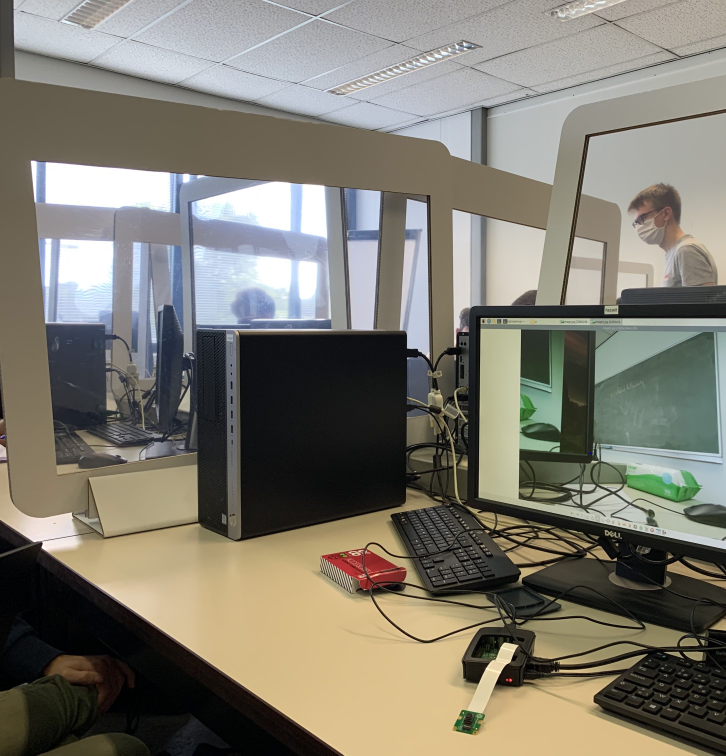
#> input picture mergeImages/mergePart1.jpg, 2904 x 3023 px (shown at 1/4 size)
$ python image_stitching_matching_corners.py
#> lines starting #> are read from the running program, lines starting #| are printed output that depends on the picture
import numpy as np
import cv2
from matplotlib import pyplot as plt

# Read the training and query images
query_img = cv2.imread('../mergeImages/mergePart1.jpg')
#> query_img is the input picture: shape (3023, 2904, 3); mean B, G, R 112.1, 123.1, 126.5
train_img = cv2.imread('../mergeImages/mergePart2.jpg')
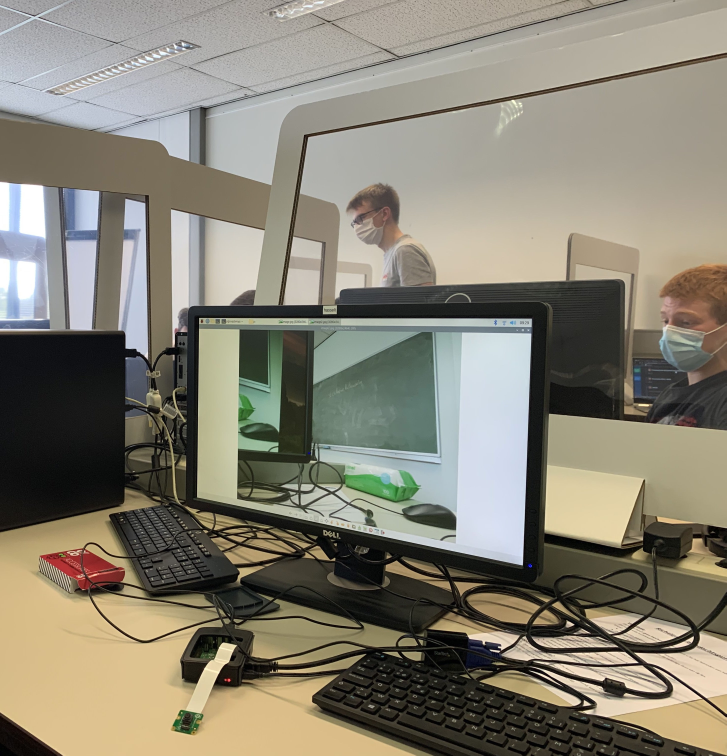
#> input picture mergeImages/mergePart2.jpg, 2905 x 3023 px (shown at 1/4 size)
#> train_img is the input picture: shape (3023, 2905, 3); mean B, G, R 116.2, 130.4, 135

# Convert the images to grayscale
query_img_gray = cv2.cvtColor(query_img, cv2.COLOR_BGR2GRAY)
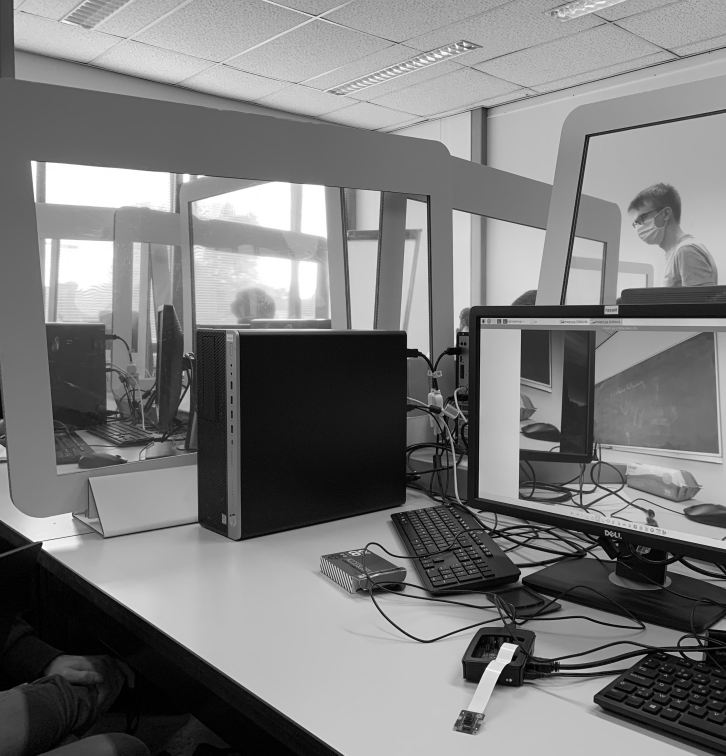
#> query_img_gray: shape (3023, 2904) (shown at 1/4 size); min 0, max 255, mean 122.8
train_img_gray = cv2.cvtColor(train_img, cv2.COLOR_BGR2GRAY)
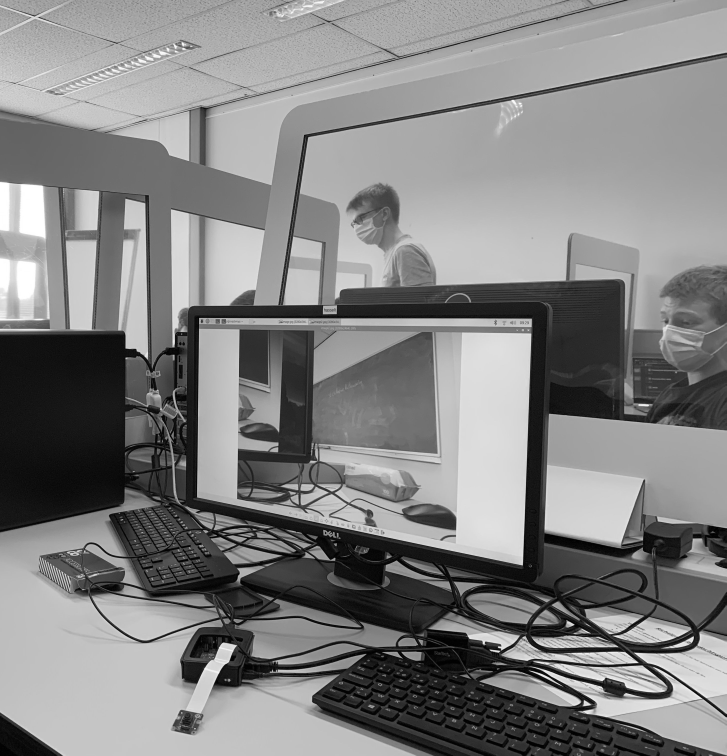
#> train_img_gray: shape (3023, 2905) (shown at 1/4 size); min 0, max 255, mean 130.1

# Initialize the ORB detector algorithm
orb = cv2.ORB_create()

# Detect keypoints (features) cand calculate the descriptors
query_keypoints, query_descriptors = orb.detectAndCompute(query_img_gray, None)
#> query_keypoints = 500 keypoints; strongest (x, y, size): (168, 2167, 37.2), (1853, 2850, 31), (167, 2167, 31), (1852, 2851, 37.2)
train_keypoints, train_descriptors = orb.detectAndCompute(train_img_gray, None)
#> train_keypoints = 500 keypoints; strongest (x, y, size): (2293, 2497, 53.6), (2296, 2498, 37.2), (2294, 2498, 44.6), (2004, 2597, 53.6)

# Match the keypoints
matcher = cv2.BFMatcher()
matches = matcher.match(query_descriptors, train_descriptors)
#> matches = 500 matches

# Draw the keypoint matches on the output image
output_img = cv2.drawMatches(query_img, query_keypoints,
                             train_img, train_keypoints, matches[:20], None)
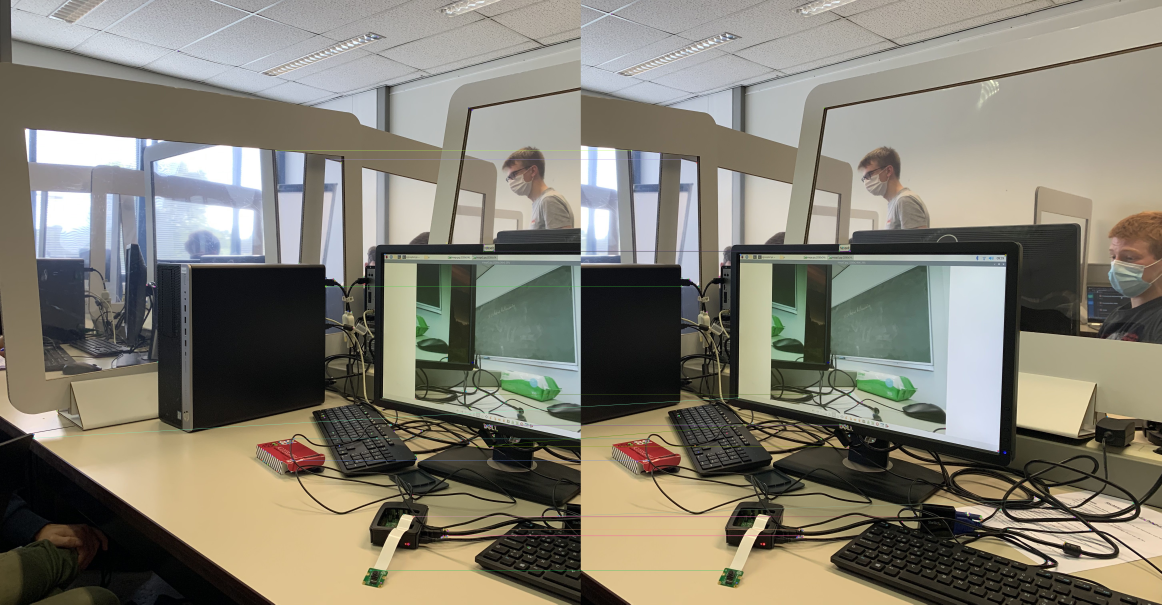
#> output_img: shape (3023, 5809, 3) (shown at 1/5 size); mean B, G, R 114.3, 126.8, 130.8

output_img = cv2.resize(output_img, (1200, 650))
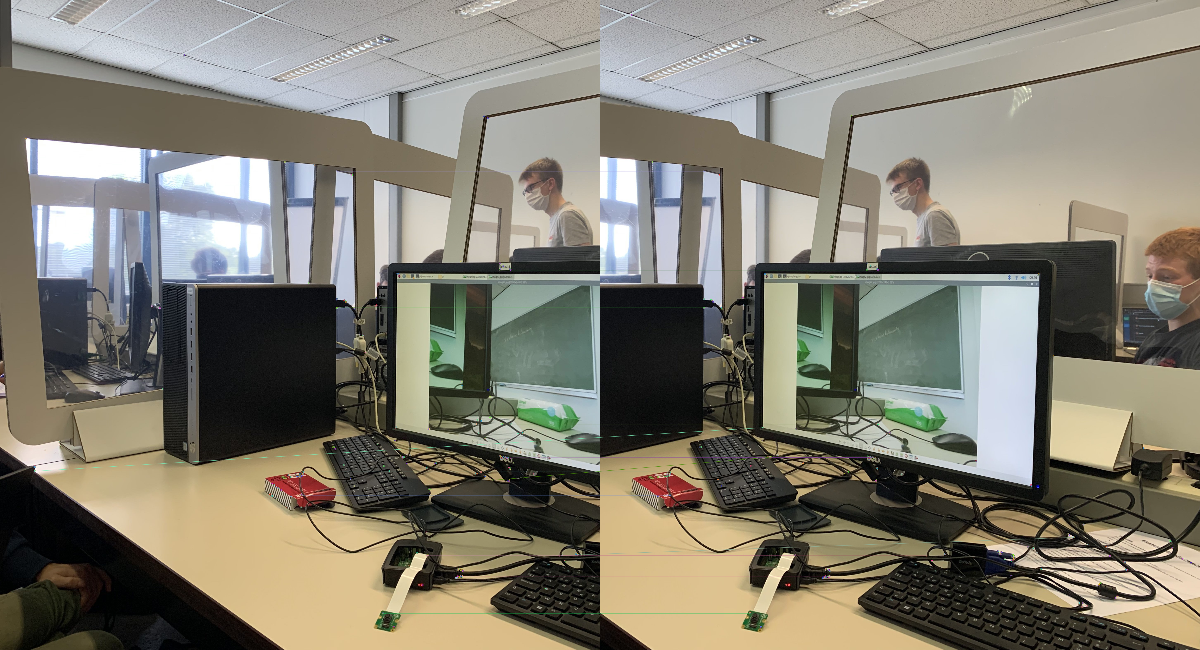
#> output_img: shape (650, 1200, 3); mean B, G, R 114.2, 126.7, 130.6

# Save the final image
cv2.imwrite("../mergeImages/feature_matching_result.jpg", output_img)

# Close OpenCV upon keypress
cv2.waitKey(0)
cv2.destroyAllWindows()
